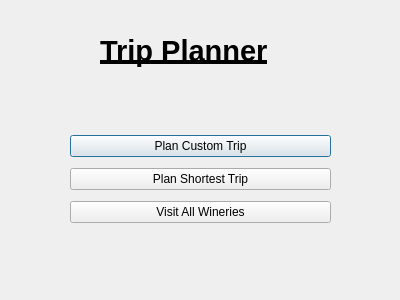
<?xml version="1.0" encoding="UTF-8"?>
<ui version="4.0">
 <class>Trip</class>
 <widget class="QDialog" name="Trip">
  <property name="geometry">
   <rect>
    <x>0</x>
    <y>0</y>
    <width>400</width>
    <height>300</height>
   </rect>
  </property>
  <property name="windowTitle">
   <string>Dialog</string>
  </property>
  <widget class="QWidget" name="layoutWidget">
   <property name="geometry">
    <rect>
     <x>70</x>
     <y>130</y>
     <width>261</width>
     <height>100</height>
    </rect>
   </property>
   <layout class="QVBoxLayout" name="verticalLayout">
    <item>
     <widget class="QPushButton" name="pushButton">
      <property name="text">
       <string>Plan Custom Trip</string>
      </property>
     </widget>
    </item>
    <item>
     <widget class="QPushButton" name="pushButton_2">
      <property name="text">
       <string>Plan Shortest Trip</string>
      </property>
     </widget>
    </item>
    <item>
     <widget class="QPushButton" name="pushButton_3">
      <property name="text">
       <string>Visit All Wineries</string>
      </property>
     </widget>
    </item>
   </layout>
  </widget>
  <widget class="QLabel" name="label">
   <property name="geometry">
    <rect>
     <x>100</x>
     <y>30</y>
     <width>251</width>
     <height>41</height>
    </rect>
   </property>
   <property name="font">
    <font>
     <pointsize>22</pointsize>
     <weight>75</weight>
     <bold>true</bold>
     <underline>true</underline>
    </font>
   </property>
   <property name="text">
    <string>Trip Planner</string>
   </property>
  </widget>
 </widget>
 <resources/>
 <connections/>
</ui>
